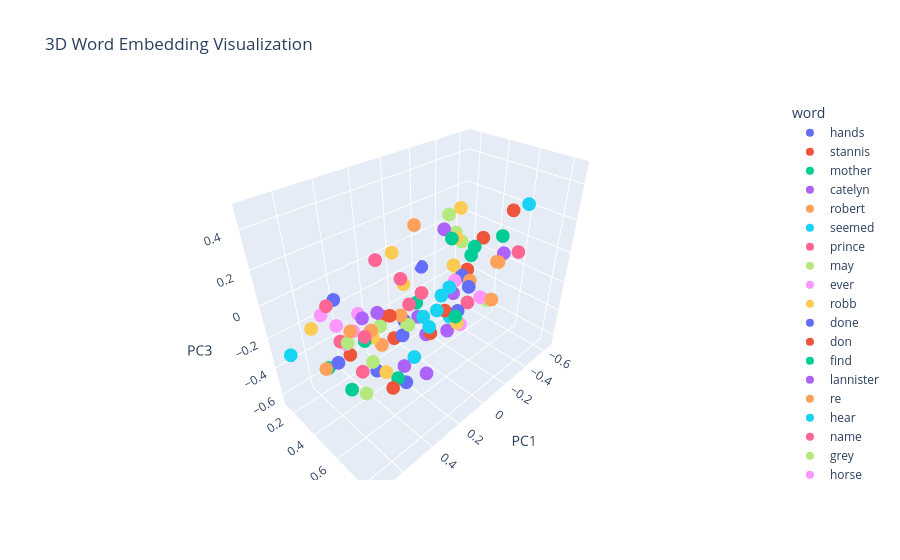

The notebook cell saved with this chart:
### Code cell
# If this cell says Plotly is missing, run this once in a separate cell:
# %pip install plotly nbformat

import pandas as pd
import plotly.express as px

plot_words = y[200:300]
plot_vectors = X[200:300]

plot_df = pd.DataFrame(plot_vectors, columns=["PC1", "PC2", "PC3"])
plot_df["word"] = plot_words

fig = px.scatter_3d(
    plot_df,
    x="PC1",
    y="PC2",
    z="PC3",
    color="word",
    hover_name="word",
    title="3D Word Embedding Visualization"
)

fig.show()

### Figure 1 — Plotly figure (JSON) as saved in the notebook; plotly's stock layout.template omitted (floating-point values rounded to 4 significant figures)
{"data": [{"hovertemplate": "<b>%{hovertext}</b><br><br>word=hands<br>PC1=%{x}<br>PC2=%{y}<br>PC3=%{z}<extra></extra>", "hovertext": ["hands"], "legendgroup": "hands", "marker": {"color": "#636efa", "symbol": "circle"}, "mode": "markers", "name": "hands", "scene": "scene", "showlegend": true, "type": "scatter3d", "x": [-0.2849], "y": [0.4224], "z": [-0.4396]}, {"hovertemplate": "<b>%{hovertext}</b><br><br>word=stannis<br>PC1=%{x}<br>PC2=%{y}<br>PC3=%{z}<extra></extra>", "hovertext": ["stannis"], "legendgroup": "stannis", "marker": {"color": "#EF553B", "symbol": "circle"}, "mode": "markers", "name": "stannis", "scene": "scene", "showlegend": true, "type": "scatter3d", "x": [0.4123], "y": [0.6215], "z": [0.02502]}, {"hovertemplate": "<b>%{hovertext}</b><br><br>word=mother<br>PC1=%{x}<br>PC2=%{y}<br>PC3=%{z}<extra></extra>", "hovertext": ["mother"], "legendgroup": "mother", "marker": {"color": "#00cc96", "symbol": "circle"}, "mode": "markers", "name": "mother", "scene": "scene", "showlegend": true, "type": "scatter3d", "x": [0.4659], "y": [0.4841], "z": [-0.1772]}, {"hovertemplate": "<b>%{hovertext}</b><br><br>word=catelyn<br>PC1=%{x}<br>PC2=%{y}<br>PC3=%{z}<extra></extra>", "hovertext": ["catelyn"], "legendgroup": "catelyn", "marker": {"color": "#ab63fa", "symbol": "circle"}, "mode": "markers", "name": "catelyn", "scene": "scene", "showlegend": true, "type": "scatter3d", "x": [0.2507], "y": [0.3157], "z": [-0.2168]}, {"hovertemplate": "<b>%{hovertext}</b><br><br>word=robert<br>PC1=%{x}<br>PC2=%{y}<br>PC3=%{z}<extra></extra>", "hovertext": ["robert"], "legendgroup": "robert", "marker": {"color": "#FFA15A", "symbol": "circle"}, "mode": "markers", "name": "robert", "scene": "scene", "showlegend": true, "type": "scatter3d", "x": [0.5228], "y": [0.4573], "z": [-0.09814]}, {"hovertemplate": "<b>%{hovertext}</b><br><br>word=seemed<br>PC1=%{x}<br>PC2=%{y}<br>PC3=%{z}<extra></extra>", "hovertext": ["seemed"], "legendgroup": "seemed", "marker": {"color": "#19d3f3", "symbol": "circle"}, "mode": "markers", "name": "seemed", "scene": "scene", "showlegend": true, "type": "scatter3d", "x": [0.01294], "y": [0.4245], "z": [-0.3186]}, {"hovertemplate": "<b>%{hovertext}</b><br><br>word=prince<br>PC1=%{x}<br>PC2=%{y}<br>PC3=%{z}<extra></extra>", "hovertext": ["prince"], "legendgroup": "prince", "marker": {"color": "#FF6692", "symbol": "circle"}, "mode": "markers", "name": "prince", "scene": "scene", "showlegend": true, "type": "scatter3d", "x": [0.5556], "y": [0.4114], "z": [-0.1699]}, {"hovertemplate": "<b>%{hovertext}</b><br><br>word=may<br>PC1=%{x}<br>PC2=%{y}<br>PC3=%{z}<extra></extra>", "hovertext": ["may"], "legendgroup": "may", "marker": {"color": "#B6E880", "symbol": "circle"}, "mode": "markers", "name": "may", "scene": "scene", "showlegend": true, "type": "scatter3d", "x": [0.5472], "y": [0.4614], "z": [-0.1523]}, {"hovertemplate": "<b>%{hovertext}</b><br><br>word=ever<br>PC1=%{x}<br>PC2=%{y}<br>PC3=%{z}<extra></extra>", "hovertext": ["ever"], "legendgroup": "ever", "marker": {"color": "#FF97FF", "symbol": "circle"}, "mode": "markers", "name": "ever", "scene": "scene", "showlegend": true, "type": "scatter3d", "x": [0.4211], "y": [0.4756], "z": [-0.1463]}, {"hovertemplate": "<b>%{hovertext}</b><br><br>word=robb<br>PC1=%{x}<br>PC2=%{y}<br>PC3=%{z}<extra></extra>", "hovertext": ["robb"], "legendgroup": "robb", "marker": {"color": "#FECB52", "symbol": "circle"}, "mode": "markers", "name": "robb", "scene": "scene", "showlegend": true, "type": "scatter3d", "x": [0.3975], "y": [0.4584], "z": [-0.2139]}, {"hovertemplate": "<b>%{hovertext}</b><br><br>word=done<br>PC1=%{x}<br>PC2=%{y}<br>PC3=%{z}<extra></extra>", "hovertext": ["done"], "legendgroup": "done", "marker": {"color": "#636efa", "symbol": "circle"}, "mode": "markers", "name": "done", "scene": "scene", "showlegend": true, "type": "scatter3d", "x": [0.47], "y": [0.5695], "z": [-0.3126]}, {"hovertemplate": "<b>%{hovertext}</b><br><br>word=don<br>PC1=%{x}<br>PC2=%{y}<br>PC3=%{z}<extra></extra>", "hovertext": ["don"], "legendgroup": "don", "marker": {"color": "#EF553B", "symbol": "circle"}, "mode": "markers", "name": "don", "scene": "scene", "showlegend": true, "type": "scatter3d", "x": [0.4624], "y": [0.3354], "z": [-0.3688]}, {"hovertemplate": "<b>%{hovertext}</b><br><br>word=find<br>PC1=%{x}<br>PC2=%{y}<br>PC3=%{z}<extra></extra>", "hovertext": ["find"], "legendgroup": "find", "marker": {"color": "#00cc96", "symbol": "circle"}, "mode": "markers", "name": "find", "scene": "scene", "showlegend": true, "type": "scatter3d", "x": [0.3812], "y": [0.6185], "z": [-0.3937]}, {"hovertemplate": "<b>%{hovertext}</b><br><br>word=lannister<br>PC1=%{x}<br>PC2=%{y}<br>PC3=%{z}<extra></extra>", "hovertext": ["lannister"], "legendgroup": "lannister", "marker": {"color": "#ab63fa", "symbol": "circle"}, "mode": "markers", "name": "lannister", "scene": "scene", "showlegend": true, "type": "scatter3d", "x": [0.4038], "y": [0.3922], "z": [-0.1247]}, {"hovertemplate": "<b>%{hovertext}</b><br><br>word=re<br>PC1=%{x}<br>PC2=%{y}<br>PC3=%{z}<extra></extra>", "hovertext": ["re"], "legendgroup": "re", "marker": {"color": "#FFA15A", "symbol": "circle"}, "mode": "markers", "name": "re", "scene": "scene", "showlegend": true, "type": "scatter3d", "x": [0.3441], "y": [0.4572], "z": [-0.2966]}, {"hovertemplate": "<b>%{hovertext}</b><br><br>word=hear<br>PC1=%{x}<br>PC2=%{y}<br>PC3=%{z}<extra></extra>", "hovertext": ["hear"], "legendgroup": "hear", "marker": {"color": "#19d3f3", "symbol": "circle"}, "mode": "markers", "name": "hear", "scene": "scene", "showlegend": true, "type": "scatter3d", "x": [0.1659], "y": [0.5083], "z": [-0.468]}, {"hovertemplate": "<b>%{hovertext}</b><br><br>word=name<br>PC1=%{x}<br>PC2=%{y}<br>PC3=%{z}<extra></extra>", "hovertext": ["name"], "legendgroup": "name", "marker": {"color": "#FF6692", "symbol": "circle"}, "mode": "markers", "name": "name", "scene": "scene", "showlegend": true, "type": "scatter3d", "x": [0.5529], "y": [0.568], "z": [-0.262]}, {"hovertemplate": "<b>%{hovertext}</b><br><br>word=grey<br>PC1=%{x}<br>PC2=%{y}<br>PC3=%{z}<extra></extra>", "hovertext": ["grey"], "legendgroup": "grey", "marker": {"color": "#B6E880", "symbol": "circle"}, "mode": "markers", "name": "grey", "scene": "scene", "showlegend": true, "type": "scatter3d", "x": [-0.4596], "y": [0.2319], "z": [-0.03488]}, {"hovertemplate": "<b>%{hovertext}</b><br><br>word=horse<br>PC1=%{x}<br>PC2=%{y}<br>PC3=%{z}<extra></extra>", "hovertext": ["horse"], "legendgroup": "horse", "marker": {"color": "#FF97FF", "symbol": "circle"}, "mode": "markers", "name": "horse", "scene": "scene", "showlegend": true, "type": "scatter3d", "x": [-0.3836], "y": [0.5124], "z": [-0.3399]}, {"hovertemplate": "<b>%{hovertext}</b><br><br>word=high<br>PC1=%{x}<br>PC2=%{y}<br>PC3=%{z}<extra></extra>", "hovertext": ["high"], "legendgroup": "high", "marker": {"color": "#FECB52", "symbol": "circle"}, "mode": "markers", "name": "high", "scene": "scene", "showlegend": true, "type": "scatter3d", "x": [-0.1648], "y": [0.4937], "z": [0.1442]}, {"hovertemplate": "<b>%{hovertext}</b><br><br>word=put<br>PC1=%{x}<br>PC2=%{y}<br>PC3=%{z}<extra></extra>", "hovertext": ["put"], "legendgroup": "put", "marker": {"color": "#636efa", "symbol": "circle"}, "mode": "markers", "name": "put", "scene": "scene", "showlegend": true, "type": "scatter3d", "x": [0.2199], "y": [0.495], "z": [-0.636]}, {"hovertemplate": "<b>%{hovertext}</b><br><br>word=stone<br>PC1=%{x}<br>PC2=%{y}<br>PC3=%{z}<extra></extra>", "hovertext": ["stone"], "legendgroup": "stone", "marker": {"color": "#EF553B", "symbol": "circle"}, "mode": "markers", "name": "stone", "scene": "scene", "showlegend": true, "type": "scatter3d", "x": [-0.6413], "y": [0.5069], "z": [0.1453]}, {"hovertemplate": "<b>%{hovertext}</b><br><br>word=wine<br>PC1=%{x}<br>PC2=%{y}<br>PC3=%{z}<extra></extra>", "hovertext": ["wine"], "legendgroup": "wine", "marker": {"color": "#00cc96", "symbol": "circle"}, "mode": "markers", "name": "wine", "scene": "scene", "showlegend": true, "type": "scatter3d", "x": [-0.08238], "y": [0.2667], "z": [-0.3525]}, {"hovertemplate": "<b>%{hovertext}</b><br><br>word=hard<br>PC1=%{x}<br>PC2=%{y}<br>PC3=%{z}<extra></extra>", "hovertext": ["hard"], "legendgroup": "hard", "marker": {"color": "#ab63fa", "symbol": "circle"}, "mode": "markers", "name": "hard", "scene": "scene", "showlegend": true, "type": "scatter3d", "x": [-0.3425], "y": [0.3296], "z": [-0.3817]}, {"hovertemplate": "<b>%{hovertext}</b><br><br>word=water<br>PC1=%{x}<br>PC2=%{y}<br>PC3=%{z}<extra></extra>", "hovertext": ["water"], "legendgroup": "water", "marker": {"color": "#FFA15A", "symbol": "circle"}, "mode": "markers", "name": "water", "scene": "scene", "showlegend": true, "type": "scatter3d", "x": [-0.5686], "y": [0.4779], "z": [-0.1842]}, {"hovertemplate": "<b>%{hovertext}</b><br><br>word=upon<br>PC1=%{x}<br>PC2=%{y}<br>PC3=%{z}<extra></extra>", "hovertext": ["upon"], "legendgroup": "upon", "marker": {"color": "#19d3f3", "symbol": "circle"}, "mode": "markers", "name": "upon", "scene": "scene", "showlegend": true, "type": "scatter3d", "x": [-0.1525], "y": [0.4654], "z": [-0.1759]}, {"hovertemplate": "<b>%{hovertext}</b><br><br>word=fire<br>PC1=%{x}<br>PC2=%{y}<br>PC3=%{z}<extra></extra>", "hovertext": ["fire"], "legendgroup": "fire", "marker": {"color": "#FF6692", "symbol": "circle"}, "mode": "markers", "name": "fire", "scene": "scene", "showlegend": true, "type": "scatter3d", "x": [-0.4943], "y": [0.6678], "z": [-0.004895]}, {"hovertemplate": "<b>%{hovertext}</b><br><br>word=iron<br>PC1=%{x}<br>PC2=%{y}<br>PC3=%{z}<extra></extra>", "hovertext": ["iron"], "legendgroup": "iron", "marker": {"color": "#B6E880", "symbol": "circle"}, "mode": "markers", "name": "iron", "scene": "scene", "showlegend": true, "type": "scatter3d", "x": [-0.1921], "y": [0.5083], "z": [0.1185]}, {"hovertemplate": "<b>%{hovertext}</b><br><br>word=until<br>PC1=%{x}<br>PC2=%{y}<br>PC3=%{z}<extra></extra>", "hovertext": ["until"], "legendgroup": "until", "marker": {"color": "#FF97FF", "symbol": "circle"}, "mode": "markers", "name": "until", "scene": "scene", "showlegend": true, "type": "scatter3d", "x": [-0.1458], "y": [0.5637], "z": [-0.3832]}, {"hovertemplate": "<b>%{hovertext}</b><br><br>word=these<br>PC1=%{x}<br>PC2=%{y}<br>PC3=%{z}<extra></extra>", "hovertext": ["these"], "legendgroup": "these", "marker": {"color": "#FECB52", "symbol": "circle"}, "mode": "markers", "name": "these", "scene": "scene", "showlegend": true, "type": "scatter3d", "x": [0.4137], "y": [0.6587], "z": [0.3668]}, {"hovertemplate": "<b>%{hovertext}</b><br><br>word=voice<br>PC1=%{x}<br>PC2=%{y}<br>PC3=%{z}<extra></extra>", "hovertext": ["voice"], "legendgroup": "voice", "marker": {"color": "#636efa", "symbol": "circle"}, "mode": "markers", "name": "voice", "scene": "scene", "showlegend": true, "type": "scatter3d", "x": [-0.002182], "y": [0.2458], "z": [-0.4588]}, {"hovertemplate": "<b>%{hovertext}</b><br><br>word=gone<br>PC1=%{x}<br>PC2=%{y}<br>PC3=%{z}<extra></extra>", "hovertext": ["gone"], "legendgroup": "gone", "marker": {"color": "#EF553B", "symbol": "circle"}, "mode": "markers", "name": "gone", "scene": "scene", "showlegend": true, "type": "scatter3d", "x": [0.06281], "y": [0.5307], "z": [-0.343]}, {"hovertemplate": "<b>%{hovertext}</b><br><br>word=give<br>PC1=%{x}<br>PC2=%{y}<br>PC3=%{z}<extra></extra>", "hovertext": ["give"], "legendgroup": "give", "marker": {"color": "#00cc96", "symbol": "circle"}, "mode": "markers", "name": "give", "scene": "scene", "showlegend": true, "type": "scatter3d", "x": [0.5646], "y": [0.4718], "z": [-0.4492]}, {"hovertemplate": "<b>%{hovertext}</b><br><br>word=sam<br>PC1=%{x}<br>PC2=%{y}<br>PC3=%{z}<extra></extra>", "hovertext": ["sam"], "legendgroup": "sam", "marker": {"color": "#ab63fa", "symbol": "circle"}, "mode": "markers", "name": "sam", "scene": "scene", "showlegend": true, "type": "scatter3d", "x": [-0.01928], "y": [0.3471], "z": [-0.3786]}, {"hovertemplate": "<b>%{hovertext}</b><br><br>word=better<br>PC1=%{x}<br>PC2=%{y}<br>PC3=%{z}<extra></extra>", "hovertext": ["better"], "legendgroup": "better", "marker": {"color": "#FFA15A", "symbol": "circle"}, "mode": "markers", "name": "better", "scene": "scene", "showlegend": true, "type": "scatter3d", "x": [0.4287], "y": [0.4918], "z": [-0.1292]}, {"hovertemplate": "<b>%{hovertext}</b><br><br>word=seen<br>PC1=%{x}<br>PC2=%{y}<br>PC3=%{z}<extra></extra>", "hovertext": ["seen"], "legendgroup": "seen", "marker": {"color": "#19d3f3", "symbol": "circle"}, "mode": "markers", "name": "seen", "scene": "scene", "showlegend": true, "type": "scatter3d", "x": [0.1178], "y": [0.5759], "z": [-0.2406]}, {"hovertemplate": "<b>%{hovertext}</b><br><br>word=shall<br>PC1=%{x}<br>PC2=%{y}<br>PC3=%{z}<extra></extra>", "hovertext": ["shall"], "legendgroup": "shall", "marker": {"color": "#FF6692", "symbol": "circle"}, "mode": "markers", "name": "shall", "scene": "scene", "showlegend": true, "type": "scatter3d", "x": [0.4802], "y": [0.5078], "z": [-0.1276]}, {"hovertemplate": "<b>%{hovertext}</b><br><br>word=ned<br>PC1=%{x}<br>PC2=%{y}<br>PC3=%{z}<extra></extra>", "hovertext": ["ned"], "legendgroup": "ned", "marker": {"color": "#B6E880", "symbol": "circle"}, "mode": "markers", "name": "ned", "scene": "scene", "showlegend": true, "type": "scatter3d", "x": [0.254], "y": [0.337], "z": [-0.2967]}, {"hovertemplate": "<b>%{hovertext}</b><br><br>word=always<br>PC1=%{x}<br>PC2=%{y}<br>PC3=%{z}<extra></extra>", "hovertext": ["always"], "legendgroup": "always", "marker": {"color": "#FF97FF", "symbol": "circle"}, "mode": "markers", "name": "always", "scene": "scene", "showlegend": true, "type": "scatter3d", "x": [0.4688], "y": [0.3984], "z": [-0.1648]}, {"hovertemplate": "<b>%{hovertext}</b><br><br>word=years<br>PC1=%{x}<br>PC2=%{y}<br>PC3=%{z}<extra></extra>", "hovertext": ["years"], "legendgroup": "years", "marker": {"color": "#FECB52", "symbol": "circle"}, "mode": "markers", "name": "years", "scene": "scene", "showlegend": true, "type": "scatter3d", "x": [0.3091], "y": [0.6037], "z": [0.1369]}, {"hovertemplate": "<b>%{hovertext}</b><br><br>word=between<br>PC1=%{x}<br>PC2=%{y}<br>PC3=%{z}<extra></extra>", "hovertext": ["between"], "legendgroup": "between", "marker": {"color": "#636efa", "symbol": "circle"}, "mode": "markers", "name": "between", "scene": "scene", "showlegend": true, "type": "scatter3d", "x": [-0.4178], "y": [0.3315], "z": [-0.2832]}, {"hovertemplate": "<b>%{hovertext}</b><br><br>word=dark<br>PC1=%{x}<br>PC2=%{y}<br>PC3=%{z}<extra></extra>", "hovertext": ["dark"], "legendgroup": "dark", "marker": {"color": "#EF553B", "symbol": "circle"}, "mode": "markers", "name": "dark", "scene": "scene", "showlegend": true, "type": "scatter3d", "x": [-0.5286], "y": [0.3907], "z": [-0.03498]}, {"hovertemplate": "<b>%{hovertext}</b><br><br>word=place<br>PC1=%{x}<br>PC2=%{y}<br>PC3=%{z}<extra></extra>", "hovertext": ["place"], "legendgroup": "place", "marker": {"color": "#00cc96", "symbol": "circle"}, "mode": "markers", "name": "place", "scene": "scene", "showlegend": true, "type": "scatter3d", "x": [0.173], "y": [0.7996], "z": [-0.01387]}, {"hovertemplate": "<b>%{hovertext}</b><br><br>word=small<br>PC1=%{x}<br>PC2=%{y}<br>PC3=%{z}<extra></extra>", "hovertext": ["small"], "legendgroup": "small", "marker": {"color": "#ab63fa", "symbol": "circle"}, "mode": "markers", "name": "small", "scene": "scene", "showlegend": true, "type": "scatter3d", "x": [-0.2203], "y": [0.3541], "z": [0.1224]}, {"hovertemplate": "<b>%{hovertext}</b><br><br>word=cold<br>PC1=%{x}<br>PC2=%{y}<br>PC3=%{z}<extra></extra>", "hovertext": ["cold"], "legendgroup": "cold", "marker": {"color": "#FFA15A", "symbol": "circle"}, "mode": "markers", "name": "cold", "scene": "scene", "showlegend": true, "type": "scatter3d", "x": [-0.3672], "y": [0.4372], "z": [-0.2461]}, {"hovertemplate": "<b>%{hovertext}</b><br><br>word=winterfell<br>PC1=%{x}<br>PC2=%{y}<br>PC3=%{z}<extra></extra>", "hovertext": ["winterfell"], "legendgroup": "winterfell", "marker": {"color": "#19d3f3", "symbol": "circle"}, "mode": "markers", "name": "winterfell", "scene": "scene", "showlegend": true, "type": "scatter3d", "x": [0.2991], "y": [0.7183], "z": [0.01107]}, {"hovertemplate": "<b>%{hovertext}</b><br><br>word=most<br>PC1=%{x}<br>PC2=%{y}<br>PC3=%{z}<extra></extra>", "hovertext": ["most"], "legendgroup": "most", "marker": {"color": "#FF6692", "symbol": "circle"}, "mode": "markers", "name": "most", "scene": "scene", "showlegend": true, "type": "scatter3d", "x": [0.4266], "y": [0.5645], "z": [0.2963]}, {"hovertemplate": "<b>%{hovertext}</b><br><br>word=hundred<br>PC1=%{x}<br>PC2=%{y}<br>PC3=%{z}<extra></extra>", "hovertext": ["hundred"], "legendgroup": "hundred", "marker": {"color": "#B6E880", "symbol": "circle"}, "mode": "markers", "name": "hundred", "scene": "scene", "showlegend": true, "type": "scatter3d", "x": [0.006474], "y": [0.5921], "z": [0.3709]}, {"hovertemplate": "<b>%{hovertext}</b><br><br>word=stood<br>PC1=%{x}<br>PC2=%{y}<br>PC3=%{z}<extra></extra>", "hovertext": ["stood"], "legendgroup": "stood", "marker": {"color": "#FF97FF", "symbol": "circle"}, "mode": "markers", "name": "stood", "scene": "scene", "showlegend": true, "type": "scatter3d", "x": [-0.2829], "y": [0.3908], "z": [-0.2293]}, {"hovertemplate": "<b>%{hovertext}</b><br><br>word=end<br>PC1=%{x}<br>PC2=%{y}<br>PC3=%{z}<extra></extra>", "hovertext": ["end"], "legendgroup": "end", "marker": {"color": "#FECB52", "symbol": "circle"}, "mode": "markers", "name": "end", "scene": "scene", "showlegend": true, "type": "scatter3d", "x": [0.1003], "y": [0.7487], "z": [-0.1222]}, {"hovertemplate": "<b>%{hovertext}</b><br><br>word=sister<br>PC1=%{x}<br>PC2=%{y}<br>PC3=%{z}<extra></extra>", "hovertext": ["sister"], "legendgroup": "sister", "marker": {"color": "#636efa", "symbol": "circle"}, "mode": "markers", "name": "sister", "scene": "scene", "showlegend": true, "type": "scatter3d", "x": [0.5849], "y": [0.4152], "z": [-0.2872]}, {"hovertemplate": "<b>%{hovertext}</b><br><br>word=words<br>PC1=%{x}<br>PC2=%{y}<br>PC3=%{z}<extra></extra>", "hovertext": ["words"], "legendgroup": "words", "marker": {"color": "#EF553B", "symbol": "circle"}, "mode": "markers", "name": "words", "scene": "scene", "showlegend": true, "type": "scatter3d", "x": [0.2563], "y": [0.4531], "z": [-0.3073]}, {"hovertemplate": "<b>%{hovertext}</b><br><br>word=sea<br>PC1=%{x}<br>PC2=%{y}<br>PC3=%{z}<extra></extra>", "hovertext": ["sea"], "legendgroup": "sea", "marker": {"color": "#00cc96", "symbol": "circle"}, "mode": "markers", "name": "sea", "scene": "scene", "showlegend": true, "type": "scatter3d", "x": [-0.1424], "y": [0.7952], "z": [0.2802]}, {"hovertemplate": "<b>%{hovertext}</b><br><br>word=right<br>PC1=%{x}<br>PC2=%{y}<br>PC3=%{z}<extra></extra>", "hovertext": ["right"], "legendgroup": "right", "marker": {"color": "#ab63fa", "symbol": "circle"}, "mode": "markers", "name": "right", "scene": "scene", "showlegend": true, "type": "scatter3d", "x": [-0.1152], "y": [0.493], "z": [-0.4541]}, {"hovertemplate": "<b>%{hovertext}</b><br><br>word=nothing<br>PC1=%{x}<br>PC2=%{y}<br>PC3=%{z}<extra></extra>", "hovertext": ["nothing"], "legendgroup": "nothing", "marker": {"color": "#FFA15A", "symbol": "circle"}, "mode": "markers", "name": "nothing", "scene": "scene", "showlegend": true, "type": "scatter3d", "x": [0.2557], "y": [0.5129], "z": [-0.1215]}, {"hovertemplate": "<b>%{hovertext}</b><br><br>word=walls<br>PC1=%{x}<br>PC2=%{y}<br>PC3=%{z}<extra></extra>", "hovertext": ["walls"], "legendgroup": "walls", "marker": {"color": "#19d3f3", "symbol": "circle"}, "mode": "markers", "name": "walls", "scene": "scene", "showlegend": true, "type": "scatter3d", "x": [-0.4433], "y": [0.7254], "z": [0.3193]}, {"hovertemplate": "<b>%{hovertext}</b><br><br>word=fingers<br>PC1=%{x}<br>PC2=%{y}<br>PC3=%{z}<extra></extra>", "hovertext": ["fingers"], "legendgroup": "fingers", "marker": {"color": "#FF6692", "symbol": "circle"}, "mode": "markers", "name": "fingers", "scene": "scene", "showlegend": true, "type": "scatter3d", "x": [-0.4874], "y": [0.3318], "z": [-0.5296]}, {"hovertemplate": "<b>%{hovertext}</b><br><br>word=same<br>PC1=%{x}<br>PC2=%{y}<br>PC3=%{z}<extra></extra>", "hovertext": ["same"], "legendgroup": "same", "marker": {"color": "#B6E880", "symbol": "circle"}, "mode": "markers", "name": "same", "scene": "scene", "showlegend": true, "type": "scatter3d", "x": [0.2435], "y": [0.5558], "z": [-0.1638]}, {"hovertemplate": "<b>%{hovertext}</b><br><br>word=house<br>PC1=%{x}<br>PC2=%{y}<br>PC3=%{z}<extra></extra>", "hovertext": ["house"], "legendgroup": "house", "marker": {"color": "#FF97FF", "symbol": "circle"}, "mode": "markers", "name": "house", "scene": "scene", "showlegend": true, "type": "scatter3d", "x": [0.3119], "y": [0.4122], "z": [0.1824]}, {"hovertemplate": "<b>%{hovertext}</b><br><br>word=cloak<br>PC1=%{x}<br>PC2=%{y}<br>PC3=%{z}<extra></extra>", "hovertext": ["cloak"], "legendgroup": "cloak", "marker": {"color": "#FECB52", "symbol": "circle"}, "mode": "markers", "name": "cloak", "scene": "scene", "showlegend": true, "type": "scatter3d", "x": [-0.4314], "y": [0.2796], "z": [-0.3377]}, {"hovertemplate": "<b>%{hovertext}</b><br><br>word=young<br>PC1=%{x}<br>PC2=%{y}<br>PC3=%{z}<extra></extra>", "hovertext": ["young"], "legendgroup": "young", "marker": {"color": "#636efa", "symbol": "circle"}, "mode": "markers", "name": "young", "scene": "scene", "showlegend": true, "type": "scatter3d", "x": [0.4712], "y": [0.2614], "z": [-0.04447]}, {"hovertemplate": "<b>%{hovertext}</b><br><br>word=beside<br>PC1=%{x}<br>PC2=%{y}<br>PC3=%{z}<extra></extra>", "hovertext": ["beside"], "legendgroup": "beside", "marker": {"color": "#EF553B", "symbol": "circle"}, "mode": "markers", "name": "beside", "scene": "scene", "showlegend": true, "type": "scatter3d", "x": [-0.2562], "y": [0.3414], "z": [-0.4664]}, {"hovertemplate": "<b>%{hovertext}</b><br><br>word=does<br>PC1=%{x}<br>PC2=%{y}<br>PC3=%{z}<extra></extra>", "hovertext": ["does"], "legendgroup": "does", "marker": {"color": "#00cc96", "symbol": "circle"}, "mode": "markers", "name": "does", "scene": "scene", "showlegend": true, "type": "scatter3d", "x": [0.6186], "y": [0.3736], "z": [-0.3274]}, {"hovertemplate": "<b>%{hovertext}</b><br><br>word=get<br>PC1=%{x}<br>PC2=%{y}<br>PC3=%{z}<extra></extra>", "hovertext": ["get"], "legendgroup": "get", "marker": {"color": "#ab63fa", "symbol": "circle"}, "mode": "markers", "name": "get", "scene": "scene", "showlegend": true, "type": "scatter3d", "x": [0.1899], "y": [0.628], "z": [-0.4909]}, {"hovertemplate": "<b>%{hovertext}</b><br><br>word=seven<br>PC1=%{x}<br>PC2=%{y}<br>PC3=%{z}<extra></extra>", "hovertext": ["seven"], "legendgroup": "seven", "marker": {"color": "#FFA15A", "symbol": "circle"}, "mode": "markers", "name": "seven", "scene": "scene", "showlegend": true, "type": "scatter3d", "x": [0.3397], "y": [0.7131], "z": [0.4821]}, {"hovertemplate": "<b>%{hovertext}</b><br><br>word=mouth<br>PC1=%{x}<br>PC2=%{y}<br>PC3=%{z}<extra></extra>", "hovertext": ["mouth"], "legendgroup": "mouth", "marker": {"color": "#19d3f3", "symbol": "circle"}, "mode": "markers", "name": "mouth", "scene": "scene", "showlegend": true, "type": "scatter3d", "x": [-0.3416], "y": [0.3083], "z": [-0.5825]}, {"hovertemplate": "<b>%{hovertext}</b><br><br>word=watch<br>PC1=%{x}<br>PC2=%{y}<br>PC3=%{z}<extra></extra>", "hovertext": ["watch"], "legendgroup": "watch", "marker": {"color": "#FF6692", "symbol": "circle"}, "mode": "markers", "name": "watch", "scene": "scene", "showlegend": true, "type": "scatter3d", "x": [0.3021], "y": [0.629], "z": [0.03385]}, {"hovertemplate": "<b>%{hovertext}</b><br><br>word=door<br>PC1=%{x}<br>PC2=%{y}<br>PC3=%{z}<extra></extra>", "hovertext": ["door"], "legendgroup": "door", "marker": {"color": "#B6E880", "symbol": "circle"}, "mode": "markers", "name": "door", "scene": "scene", "showlegend": true, "type": "scatter3d", "x": [-0.4414], "y": [0.519], "z": [-0.3872]}, {"hovertemplate": "<b>%{hovertext}</b><br><br>word=joffrey<br>PC1=%{x}<br>PC2=%{y}<br>PC3=%{z}<extra></extra>", "hovertext": ["joffrey"], "legendgroup": "joffrey", "marker": {"color": "#FF97FF", "symbol": "circle"}, "mode": "markers", "name": "joffrey", "scene": "scene", "showlegend": true, "type": "scatter3d", "x": [0.4973], "y": [0.3658], "z": [-0.2518]}, {"hovertemplate": "<b>%{hovertext}</b><br><br>word=green<br>PC1=%{x}<br>PC2=%{y}<br>PC3=%{z}<extra></extra>", "hovertext": ["green"], "legendgroup": "green", "marker": {"color": "#FECB52", "symbol": "circle"}, "mode": "markers", "name": "green", "scene": "scene", "showlegend": true, "type": "scatter3d", "x": [-0.447], "y": [0.2736], "z": [0.1477]}, {"hovertemplate": "<b>%{hovertext}</b><br><br>word=big<br>PC1=%{x}<br>PC2=%{y}<br>PC3=%{z}<extra></extra>", "hovertext": ["big"], "legendgroup": "big", "marker": {"color": "#636efa", "symbol": "circle"}, "mode": "markers", "name": "big", "scene": "scene", "showlegend": true, "type": "scatter3d", "x": [-0.2538], "y": [0.1356], "z": [-0.2327]}, {"hovertemplate": "<b>%{hovertext}</b><br><br>word=under<br>PC1=%{x}<br>PC2=%{y}<br>PC3=%{z}<extra></extra>", "hovertext": ["under"], "legendgroup": "under", "marker": {"color": "#EF553B", "symbol": "circle"}, "mode": "markers", "name": "under", "scene": "scene", "showlegend": true, "type": "scatter3d", "x": [-0.554], "y": [0.2603], "z": [-0.3324]}, {"hovertemplate": "<b>%{hovertext}</b><br><br>word=few<br>PC1=%{x}<br>PC2=%{y}<br>PC3=%{z}<extra></extra>", "hovertext": ["few"], "legendgroup": "few", "marker": {"color": "#00cc96", "symbol": "circle"}, "mode": "markers", "name": "few", "scene": "scene", "showlegend": true, "type": "scatter3d", "x": [-0.01431], "y": [0.5955], "z": [0.2391]}, {"hovertemplate": "<b>%{hovertext}</b><br><br>word=sent<br>PC1=%{x}<br>PC2=%{y}<br>PC3=%{z}<extra></extra>", "hovertext": ["sent"], "legendgroup": "sent", "marker": {"color": "#ab63fa", "symbol": "circle"}, "mode": "markers", "name": "sent", "scene": "scene", "showlegend": true, "type": "scatter3d", "x": [0.2442], "y": [0.5117], "z": [-0.4795]}, {"hovertemplate": "<b>%{hovertext}</b><br><br>word=perhaps<br>PC1=%{x}<br>PC2=%{y}<br>PC3=%{z}<extra></extra>", "hovertext": ["perhaps"], "legendgroup": "perhaps", "marker": {"color": "#FFA15A", "symbol": "circle"}, "mode": "markers", "name": "perhaps", "scene": "scene", "showlegend": true, "type": "scatter3d", "x": [0.7107], "y": [0.5208], "z": [-0.1655]}, {"hovertemplate": "<b>%{hovertext}</b><br><br>word=almost<br>PC1=%{x}<br>PC2=%{y}<br>PC3=%{z}<extra></extra>", "hovertext": ["almost"], "legendgroup": "almost", "marker": {"color": "#19d3f3", "symbol": "circle"}, "mode": "markers", "name": "almost", "scene": "scene", "showlegend": true, "type": "scatter3d", "x": [-0.215], "y": [0.3118], "z": [-0.4584]}, {"hovertemplate": "<b>%{hovertext}</b><br><br>word=such<br>PC1=%{x}<br>PC2=%{y}<br>PC3=%{z}<extra></extra>", "hovertext": ["such"], "legendgroup": "such", "marker": {"color": "#FF6692", "symbol": "circle"}, "mode": "markers", "name": "such", "scene": "scene", "showlegend": true, "type": "scatter3d", "x": [0.6255], "y": [0.4542], "z": [0.1031]}, {"hovertemplate": "<b>%{hovertext}</b><br><br>word=wanted<br>PC1=%{x}<br>PC2=%{y}<br>PC3=%{z}<extra></extra>", "hovertext": ["wanted"], "legendgroup": "wanted", "marker": {"color": "#B6E880", "symbol": "circle"}, "mode": "markers", "name": "wanted", "scene": "scene", "showlegend": true, "type": "scatter3d", "x": [0.4496], "y": [0.4263], "z": [-0.6026]}, {"hovertemplate": "<b>%{hovertext}</b><br><br>word=daughter<br>PC1=%{x}<br>PC2=%{y}<br>PC3=%{z}<extra></extra>", "hovertext": ["daughter"], "legendgroup": "daughter", "marker": {"color": "#FF97FF", "symbol": "circle"}, "mode": "markers", "name": "daughter", "scene": "scene", "showlegend": true, "type": "scatter3d", "x": [0.5511], "y": [0.2573], "z": [-0.09852]}, {"hovertemplate": "<b>%{hovertext}</b><br><br>word=true<br>PC1=%{x}<br>PC2=%{y}<br>PC3=%{z}<extra></extra>", "hovertext": ["true"], "legendgroup": "true", "marker": {"color": "#FECB52", "symbol": "circle"}, "mode": "markers", "name": "true", "scene": "scene", "showlegend": true, "type": "scatter3d", "x": [0.7034], "y": [0.4353], "z": [0.0115]}, {"hovertemplate": "<b>%{hovertext}</b><br><br>word=while<br>PC1=%{x}<br>PC2=%{y}<br>PC3=%{z}<extra></extra>", "hovertext": ["while"], "legendgroup": "while", "marker": {"color": "#636efa", "symbol": "circle"}, "mode": "markers", "name": "while", "scene": "scene", "showlegend": true, "type": "scatter3d", "x": [-0.3172], "y": [0.4723], "z": [-0.2503]}, {"hovertemplate": "<b>%{hovertext}</b><br><br>word=leave<br>PC1=%{x}<br>PC2=%{y}<br>PC3=%{z}<extra></extra>", "hovertext": ["leave"], "legendgroup": "leave", "marker": {"color": "#EF553B", "symbol": "circle"}, "mode": "markers", "name": "leave", "scene": "scene", "showlegend": true, "type": "scatter3d", "x": [0.4381], "y": [0.6446], "z": [-0.401]}, {"hovertemplate": "<b>%{hovertext}</b><br><br>word=city<br>PC1=%{x}<br>PC2=%{y}<br>PC3=%{z}<extra></extra>", "hovertext": ["city"], "legendgroup": "city", "marker": {"color": "#00cc96", "symbol": "circle"}, "mode": "markers", "name": "city", "scene": "scene", "showlegend": true, "type": "scatter3d", "x": [0.1395], "y": [0.8581], "z": [0.3641]}, {"hovertemplate": "<b>%{hovertext}</b><br><br>word=wind<br>PC1=%{x}<br>PC2=%{y}<br>PC3=%{z}<extra></extra>", "hovertext": ["wind"], "legendgroup": "wind", "marker": {"color": "#ab63fa", "symbol": "circle"}, "mode": "markers", "name": "wind", "scene": "scene", "showlegend": true, "type": "scatter3d", "x": [-0.586], "y": [0.5099], "z": [-0.1172]}, {"hovertemplate": "<b>%{hovertext}</b><br><br>word=light<br>PC1=%{x}<br>PC2=%{y}<br>PC3=%{z}<extra></extra>", "hovertext": ["light"], "legendgroup": "light", "marker": {"color": "#FFA15A", "symbol": "circle"}, "mode": "markers", "name": "light", "scene": "scene", "showlegend": true, "type": "scatter3d", "x": [-0.4064], "y": [0.6027], "z": [-0.06041]}, {"hovertemplate": "<b>%{hovertext}</b><br><br>word=arms<br>PC1=%{x}<br>PC2=%{y}<br>PC3=%{z}<extra></extra>", "hovertext": ["arms"], "legendgroup": "arms", "marker": {"color": "#19d3f3", "symbol": "circle"}, "mode": "markers", "name": "arms", "scene": "scene", "showlegend": true, "type": "scatter3d", "x": [-0.1879], "y": [0.3723], "z": [-0.2993]}, {"hovertemplate": "<b>%{hovertext}</b><br><br>word=children<br>PC1=%{x}<br>PC2=%{y}<br>PC3=%{z}<extra></extra>", "hovertext": ["children"], "legendgroup": "children", "marker": {"color": "#FF6692", "symbol": "circle"}, "mode": "markers", "name": "children", "scene": "scene", "showlegend": true, "type": "scatter3d", "x": [0.3831], "y": [0.6699], "z": [0.2322]}, {"hovertemplate": "<b>%{hovertext}</b><br><br>word=herself<br>PC1=%{x}<br>PC2=%{y}<br>PC3=%{z}<extra></extra>", "hovertext": ["herself"], "legendgroup": "herself", "marker": {"color": "#B6E880", "symbol": "circle"}, "mode": "markers", "name": "herself", "scene": "scene", "showlegend": true, "type": "scatter3d", "x": [0.08747], "y": [0.3679], "z": [-0.3698]}, {"hovertemplate": "<b>%{hovertext}</b><br><br>word=sweet<br>PC1=%{x}<br>PC2=%{y}<br>PC3=%{z}<extra></extra>", "hovertext": ["sweet"], "legendgroup": "sweet", "marker": {"color": "#FF97FF", "symbol": "circle"}, "mode": "markers", "name": "sweet", "scene": "scene", "showlegend": true, "type": "scatter3d", "x": [0.4273], "y": [0.1774], "z": [-0.2861]}, {"hovertemplate": "<b>%{hovertext}</b><br><br>word=others<br>PC1=%{x}<br>PC2=%{y}<br>PC3=%{z}<extra></extra>", "hovertext": ["others"], "legendgroup": "others", "marker": {"color": "#FECB52", "symbol": "circle"}, "mode": "markers", "name": "others", "scene": "scene", "showlegend": true, "type": "scatter3d", "x": [0.02781], "y": [0.6494], "z": [0.132]}, {"hovertemplate": "<b>%{hovertext}</b><br><br>word=lost<br>PC1=%{x}<br>PC2=%{y}<br>PC3=%{z}<extra></extra>", "hovertext": ["lost"], "legendgroup": "lost", "marker": {"color": "#636efa", "symbol": "circle"}, "mode": "markers", "name": "lost", "scene": "scene", "showlegend": true, "type": "scatter3d", "x": [0.2485], "y": [0.5127], "z": [-0.2569]}, {"hovertemplate": "<b>%{hovertext}</b><br><br>word=theon<br>PC1=%{x}<br>PC2=%{y}<br>PC3=%{z}<extra></extra>", "hovertext": ["theon"], "legendgroup": "theon", "marker": {"color": "#EF553B", "symbol": "circle"}, "mode": "markers", "name": "theon", "scene": "scene", "showlegend": true, "type": "scatter3d", "x": [0.206], "y": [0.3014], "z": [-0.2755]}, {"hovertemplate": "<b>%{hovertext}</b><br><br>word=each<br>PC1=%{x}<br>PC2=%{y}<br>PC3=%{z}<extra></extra>", "hovertext": ["each"], "legendgroup": "each", "marker": {"color": "#00cc96", "symbol": "circle"}, "mode": "markers", "name": "each", "scene": "scene", "showlegend": true, "type": "scatter3d", "x": [-0.2486], "y": [0.5308], "z": [0.0203]}, {"hovertemplate": "<b>%{hovertext}</b><br><br>word=felt<br>PC1=%{x}<br>PC2=%{y}<br>PC3=%{z}<extra></extra>", "hovertext": ["felt"], "legendgroup": "felt", "marker": {"color": "#ab63fa", "symbol": "circle"}, "mode": "markers", "name": "felt", "scene": "scene", "showlegend": true, "type": "scatter3d", "x": [-0.1578], "y": [0.2734], "z": [-0.6431]}, {"hovertemplate": "<b>%{hovertext}</b><br><br>word=side<br>PC1=%{x}<br>PC2=%{y}<br>PC3=%{z}<extra></extra>", "hovertext": ["side"], "legendgroup": "side", "marker": {"color": "#FFA15A", "symbol": "circle"}, "mode": "markers", "name": "side", "scene": "scene", "showlegend": true, "type": "scatter3d", "x": [-0.3079], "y": [0.6494], "z": [-0.2465]}, {"hovertemplate": "<b>%{hovertext}</b><br><br>word=yes<br>PC1=%{x}<br>PC2=%{y}<br>PC3=%{z}<extra></extra>", "hovertext": ["yes"], "legendgroup": "yes", "marker": {"color": "#19d3f3", "symbol": "circle"}, "mode": "markers", "name": "yes", "scene": "scene", "showlegend": true, "type": "scatter3d", "x": [0.7342], "y": [0.2336], "z": [-0.2584]}, {"hovertemplate": "<b>%{hovertext}</b><br><br>word=brothers<br>PC1=%{x}<br>PC2=%{y}<br>PC3=%{z}<extra></extra>", "hovertext": ["brothers"], "legendgroup": "brothers", "marker": {"color": "#FF6692", "symbol": "circle"}, "mode": "markers", "name": "brothers", "scene": "scene", "showlegend": true, "type": "scatter3d", "x": [0.2965], "y": [0.7058], "z": [0.1343]}, {"hovertemplate": "<b>%{hovertext}</b><br><br>word=best<br>PC1=%{x}<br>PC2=%{y}<br>PC3=%{z}<extra></extra>", "hovertext": ["best"], "legendgroup": "best", "marker": {"color": "#B6E880", "symbol": "circle"}, "mode": "markers", "name": "best", "scene": "scene", "showlegend": true, "type": "scatter3d", "x": [0.5341], "y": [0.6307], "z": [-0.1685]}, {"hovertemplate": "<b>%{hovertext}</b><br><br>word=very<br>PC1=%{x}<br>PC2=%{y}<br>PC3=%{z}<extra></extra>", "hovertext": ["very"], "legendgroup": "very", "marker": {"color": "#FF97FF", "symbol": "circle"}, "mode": "markers", "name": "very", "scene": "scene", "showlegend": true, "type": "scatter3d", "x": [0.3688], "y": [0.3087], "z": [-0.162]}, {"hovertemplate": "<b>%{hovertext}</b><br><br>word=die<br>PC1=%{x}<br>PC2=%{y}<br>PC3=%{z}<extra></extra>", "hovertext": ["die"], "legendgroup": "die", "marker": {"color": "#FECB52", "symbol": "circle"}, "mode": "markers", "name": "die", "scene": "scene", "showlegend": true, "type": "scatter3d", "x": [0.5031], "y": [0.6827], "z": [-0.2177]}], "layout": {"legend": {"title": {"text": "word"}, "tracegroupgap": 0}, "scene": {"domain": {"x": [0, 1], "y": [0, 1]}, "xaxis": {"title": {"text": "PC1"}}, "yaxis": {"title": {"text": "PC2"}}, "zaxis": {"title": {"text": "PC3"}}}, "title": {"text": "3D Word Embedding Visualization"}}}
